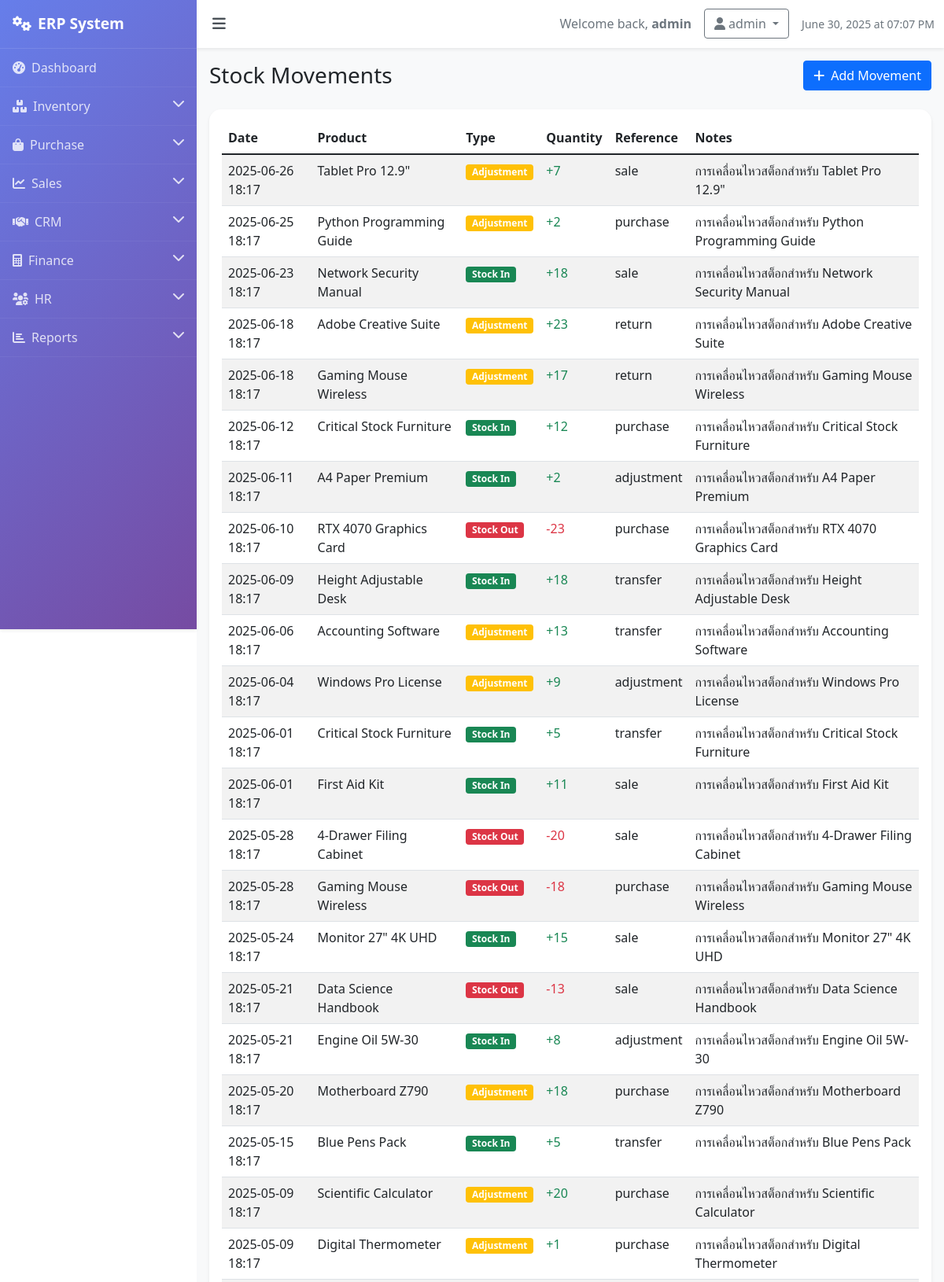
/inventory/stock-movements (signed in, upper part), run on the app's committed database.
### models.py (models this page shows, shortened)
class StockMovement(db.Model):
    id = db.Column(db.Integer, primary_key=True)
    product_id = db.Column(db.Integer, db.ForeignKey('product.id'), nullable=False)
    movement_type = db.Column(db.String(20), nullable=False)  # 'in', 'out', 'adjustment'
    quantity = db.Column(db.Integer, nullable=False)
    reference_id = db.Column(db.Integer)  # Reference to order/purchase etc
    reference_type = db.Column(db.String(20))  # 'sale', 'purchase', 'adjustment'
    notes = db.Column(db.Text)
    created_at = db.Column(db.DateTime, default=lambda: datetime.now(timezone.utc))
    product = db.relationship('Product', backref='stock_movements')

class Product(db.Model):
    id = db.Column(db.Integer, primary_key=True)
    name = db.Column(db.String(100), nullable=False)
    sku = db.Column(db.String(50), unique=True, nullable=False)
    description = db.Column(db.Text)
    category_id = db.Column(db.Integer, db.ForeignKey('category.id'))
    unit_price = db.Column(db.Float, nullable=False)
    cost_price = db.Column(db.Float, nullable=False)
    stock_quantity = db.Column(db.Integer, default=0)
    reorder_level = db.Column(db.Integer, default=10)
    unit_of_measure = db.Column(db.String(20), default='pcs')
    is_active = db.Column(db.Boolean, default=True)
    created_at = db.Column(db.DateTime, default=lambda: datetime.now(timezone.utc))

### routes.py (the view)
    @app.route('/inventory/stock-movements')
    def stock_movements():
        if 'user_id' not in session:
            return redirect(url_for('login'))
        movements = StockMovement.query.order_by(StockMovement.created_at.desc()).all()
        return render_template('inventory/stock_movements.html', movements=movements)

### templates/inventory/stock_movements.html (shortened to what this page needs)
{% extends "base.html" %}
{% block content %}
<div class="d-flex justify-content-between align-items-center mb-4">
    <h1 class="h3 mb-0">Stock Movements</h1>
    <button class="btn btn-primary" data-bs-toggle="modal" data-bs-target="#addMovementModal">
        <i class="fas fa-plus me-2"></i>Add Movement
    </button>
</div>
<div class="card">
    <div class="card-body">
        {% if movements %}
        <div class="table-responsive">
            <table class="table table-striped">
                <thead>
                    <tr>
                        <th>Date</th>
                        <th>Product</th>
                        <th>Type</th>
                        <th>Quantity</th>
                        <th>Reference</th>
                        <th>Notes</th>
                    </tr>
                </thead>
                <tbody>
                    {% for movement in movements %}
                    <tr>
                        <td>{{ movement.created_at.strftime('%Y-%m-%d %H:%M') }}</td>
                        <td>{{ movement.product.name }}</td>
                        <td>
                            {% if movement.movement_type == 'in' %}
                                <span class="badge bg-success">Stock In</span>
                            {% elif movement.movement_type == 'out' %}
                                <span class="badge bg-danger">Stock Out</span>
                            {% else %}
                                <span class="badge bg-warning">Adjustment</span>
                            {% endif %}
                        </td>
                        <td>
                            {% if movement.movement_type == 'out' %}
                                <span class="text-danger">-{{ movement.quantity }}</span>
                            {% else %}
                                <span class="text-success">+{{ movement.quantity }}</span>
                            {% endif %}
                        </td>
                        <td>{{ movement.reference_type or 'Manual' }}</td>
                        <td>{{ movement.notes or '-' }}</td>
                    </tr>
                    {% endfor %}
                </tbody>
            </table>
        </div>
        {% else %}
        <div class="text-center py-4">
            <i class="fas fa-exchange-alt fa-3x text-muted mb-3"></i>
            <p class="text-muted">No stock movements found.</p>
        </div>
        {% endif %}
    </div>
</div>
{% endblock %}

### templates/base.html (style rules this page uses)
body { overflow-x: hidden; }
.card { border: none; border-radius: 15px; box-shadow: 0 0.125rem 0.25rem rgba(0, 0, 0, 0.075); transition: transform 0.2s; }

### data on the page
StockMovement: created_at "2025-06-26 18:17", product.name "Tablet Pro 12.9\"", movement_type "Adjustment", quantity "7", reference_type "sale", notes "การเคลื่อนไหวสต็อกสำหรับ Tablet Pro 12.9\""
StockMovement: created_at "2025-06-25 18:17", product.name "Python Programming Guide", movement_type "Adjustment", quantity "2", reference_type "purchase", notes "การเคลื่อนไหวสต็อกสำหรับ Python Programming Guide"
StockMovement: created_at "2025-06-23 18:17", product.name "Network Security Manual", movement_type "Stock In", quantity "18", reference_type "sale", notes "การเคลื่อนไหวสต็อกสำหรับ Network Security Manual"
StockMovement: created_at "2025-06-18 18:17", product.name "Adobe Creative Suite", movement_type "Adjustment", quantity "23", reference_type "return", notes "การเคลื่อนไหวสต็อกสำหรับ Adobe Creative Suite"
StockMovement: created_at "2025-06-18 18:17", product.name "Gaming Mouse Wireless", movement_type "Adjustment", quantity "17", reference_type "return", notes "การเคลื่อนไหวสต็อกสำหรับ Gaming Mouse Wireless"
StockMovement: created_at "2025-06-12 18:17", product.name "Critical Stock Furniture", movement_type "Stock In", quantity "12", reference_type "purchase", notes "การเคลื่อนไหวสต็อกสำหรับ Critical Stock Furniture"
StockMovement: created_at "2025-06-11 18:17", product.name "A4 Paper Premium", movement_type "Stock In", quantity "2", reference_type "adjustment", notes "การเคลื่อนไหวสต็อกสำหรับ A4 Paper Premium"
StockMovement: created_at "2025-06-10 18:17", product.name "RTX 4070 Graphics Card", movement_type "Stock Out", quantity "23", reference_type "purchase", notes "การเคลื่อนไหวสต็อกสำหรับ RTX 4070 Graphics Card"
StockMovement: created_at "2025-06-09 18:17", product.name "Height Adjustable Desk", movement_type "Stock In", quantity "18", reference_type "transfer", notes "การเคลื่อนไหวสต็อกสำหรับ Height Adjustable Desk"
StockMovement: created_at "2025-06-06 18:17", product.name "Accounting Software", movement_type "Adjustment", quantity "13", reference_type "transfer", notes "การเคลื่อนไหวสต็อกสำหรับ Accounting Software"
StockMovement: created_at "2025-06-04 18:17", product.name "Windows Pro License", movement_type "Adjustment", quantity "9", reference_type "adjustment", notes "การเคลื่อนไหวสต็อกสำหรับ Windows Pro License"
StockMovement: created_at "2025-06-01 18:17", product.name "Critical Stock Furniture", movement_type "Stock In", quantity "5", reference_type "transfer", notes "การเคลื่อนไหวสต็อกสำหรับ Critical Stock Furniture"
StockMovement: created_at "2025-06-01 18:17", product.name "First Aid Kit", movement_type "Stock In", quantity "11", reference_type "sale", notes "การเคลื่อนไหวสต็อกสำหรับ First Aid Kit"
StockMovement: created_at "2025-05-28 18:17", product.name "4-Drawer Filing Cabinet", movement_type "Stock Out", quantity "20", reference_type "sale", notes "การเคลื่อนไหวสต็อกสำหรับ 4-Drawer Filing Cabinet"
StockMovement: created_at "2025-05-28 18:17", product.name "Gaming Mouse Wireless", movement_type "Stock Out", quantity "18", reference_type "purchase", notes "การเคลื่อนไหวสต็อกสำหรับ Gaming Mouse Wireless"
StockMovement: created_at "2025-05-24 18:17", product.name "Monitor 27\" 4K UHD", movement_type "Stock In", quantity "15", reference_type "sale", notes "การเคลื่อนไหวสต็อกสำหรับ Monitor 27\" 4K UHD"
StockMovement: created_at "2025-05-21 18:17", product.name "Data Science Handbook", movement_type "Stock Out", quantity "13", reference_type "sale", notes "การเคลื่อนไหวสต็อกสำหรับ Data Science Handbook"
StockMovement: created_at "2025-05-21 18:17", product.name "Engine Oil 5W-30", movement_type "Stock In", quantity "8", reference_type "adjustment", notes "การเคลื่อนไหวสต็อกสำหรับ Engine Oil 5W-30"
StockMovement: created_at "2025-05-20 18:17", product.name "Motherboard Z790", movement_type "Adjustment", quantity "18", reference_type "purchase", notes "การเคลื่อนไหวสต็อกสำหรับ Motherboard Z790"
StockMovement: created_at "2025-05-15 18:17", product.name "Blue Pens Pack", movement_type "Stock In", quantity "5", reference_type "transfer", notes "การเคลื่อนไหวสต็อกสำหรับ Blue Pens Pack"
StockMovement: created_at "2025-05-09 18:17", product.name "Scientific Calculator", movement_type "Adjustment", quantity "20", reference_type "purchase", notes "การเคลื่อนไหวสต็อกสำหรับ Scientific Calculator"
StockMovement: created_at "2025-05-09 18:17", product.name "Digital Thermometer", movement_type "Adjustment", quantity "1", reference_type "purchase", notes "การเคลื่อนไหวสต็อกสำหรับ Digital Thermometer"

### other printed values
{{ session.username }} "admin"
